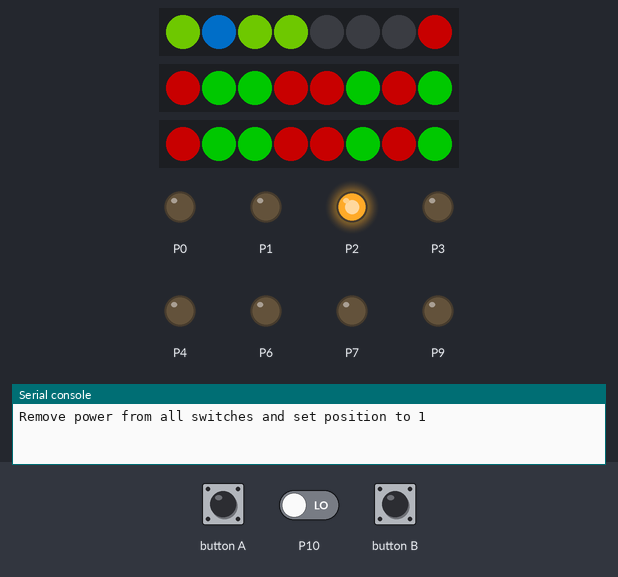
This program was run on a simulated BBC micro:bit running MicroPython. On the bench: 3 × 8 RGB LEDs in strip order, left to right, output pins drawn as LEDs (lit = HIGH), the last lines printed to the serial console. Dashed ring = blinking. The test bench sets the inputs (shaded band); at power-on: P10 LOW. Dim RGB values are drawn brighter than linear; random numbers come from a fixed seed.

Above: at 3.5 s.
3.6 s: button B pressed for 1 s
At 5.0 s:
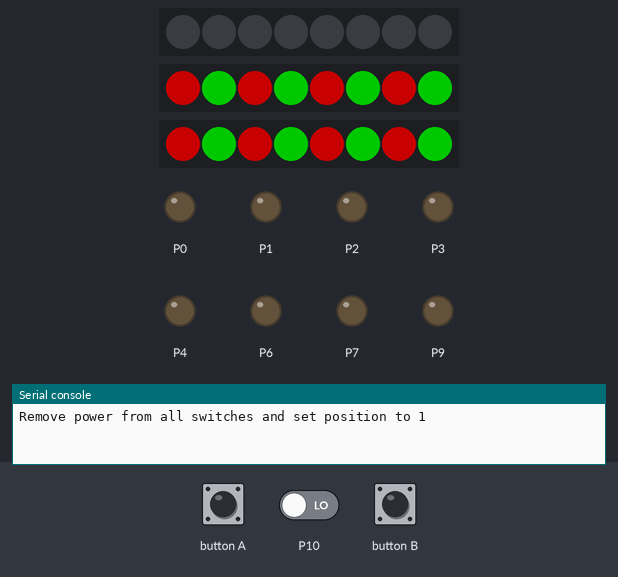
6.1 s: button B pressed for 3.2 s
At 10.2 s:
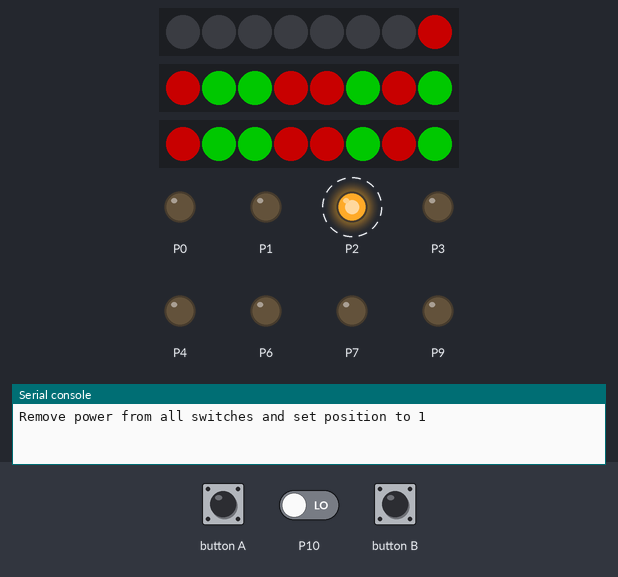
12.6 s: button A pressed for 1 s
At 14.2 s:
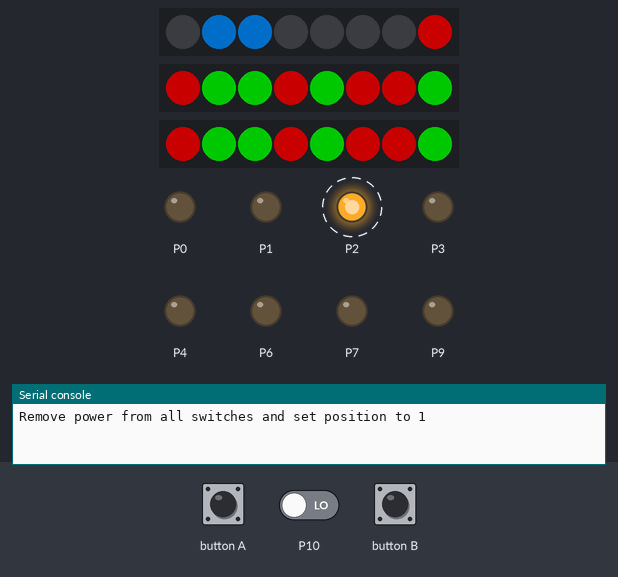
17.2 s: button B pressed for 1 s
At 19.6 s:
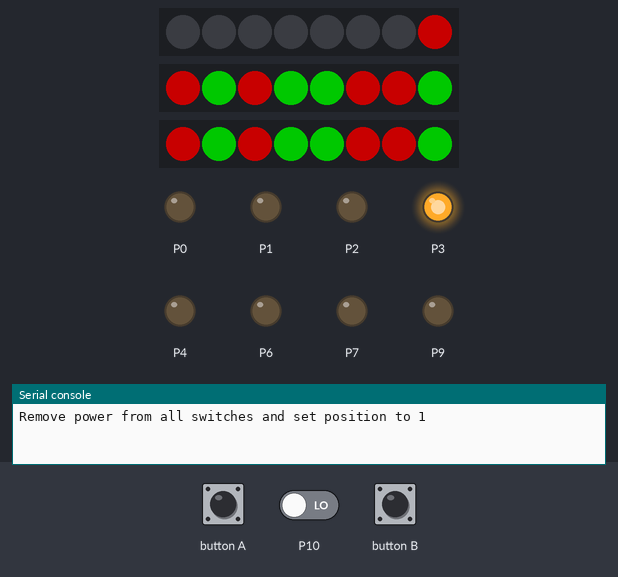
19.7 s: button A pressed for 3.2 s
At 20.7 s:
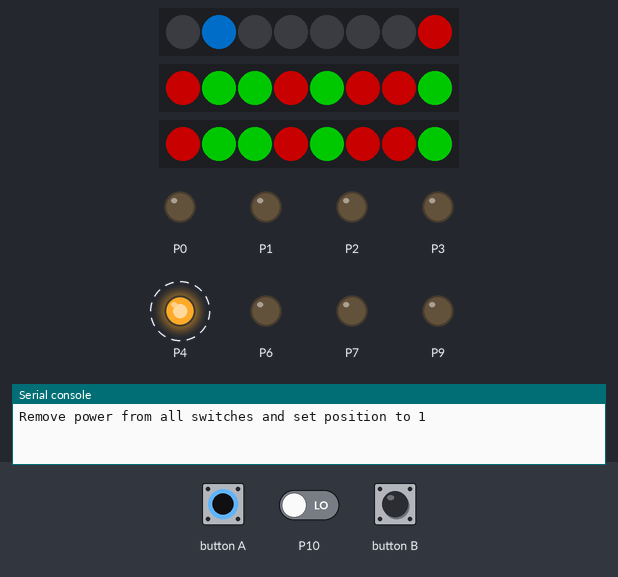
24.4 s: button A driven LOW and button B driven LOW
At 25.9 s:
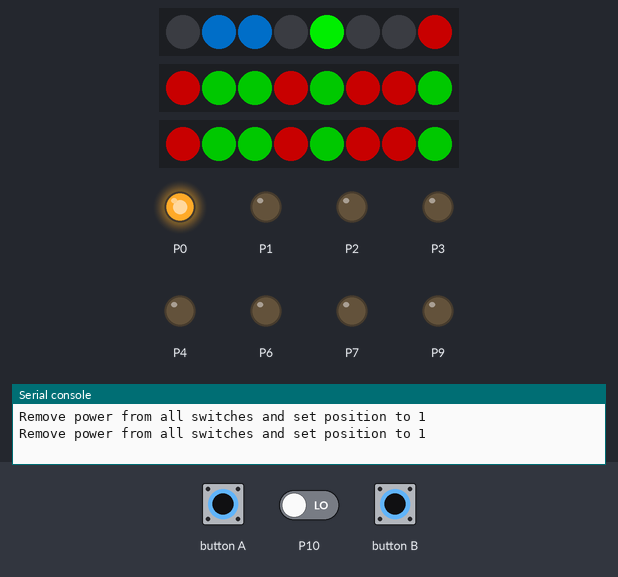
Timing chart, 0 to 29.0 s (numbered marks = the images above; inputs shaded):
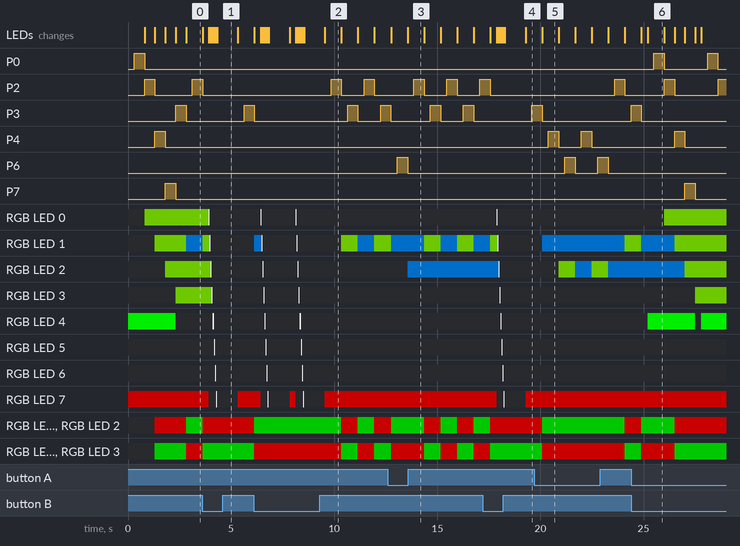

Measured:
- after the input at 12.6 s, P6: LOW → HIGH after 0.46 s, → LOW 0.50 s later
- after the input at 19.7 s, P4: alternates HIGH for 0.50 s and LOW for 1.1 s, starting after 0.68 s; P6: alternates HIGH for 0.50 s and LOW for 1.1 s, starting after 1.5 s
- after the input at 24.4 s, P0: alternates HIGH for 0.50 s and LOW for 2.1 s, starting after 1.1 s; P4: LOW → HIGH after 2.1 s, → LOW 0.50 s later; P7: LOW → HIGH after 2.6 s, → LOW 0.50 s later
- by itself, P2: alternates HIGH for 0.50 s and LOW for 1.1 s
- what the display in image 2 shows lasts 0.8 s, from 9.5 s to 10.3 s

The program:

microbitRailroadSwitchController.py
```python
import neopixel
from microbit import display
from microbit import pin0
from microbit import pin1
from microbit import pin2
from microbit import pin3
from microbit import pin4
from microbit import pin5
from microbit import pin6
from microbit import pin7
from microbit import pin8
from microbit import pin9
from microbit import pin10
from microbit import pin11
from microbit import pin12
from microbit import pin16
from microbit import sleep
from random import randint

# Reuse GPIO pins P3, P4, P6, P7, P9, P10 as Digital by
# uncouple the pins from the LED matrix
display.off()
randomMode = False
np8 = neopixel.NeoPixel(pin8,8)
np12 = neopixel.NeoPixel(pin12,8)
np16 = neopixel.NeoPixel(pin16,8)

# LED's above buttons
def panelLEDs(pix, col):
    np16[pix] = (col)
    np16.show()

# LED's next to switches on pin8
def signalPoleLEDs1(pix, col):
    np8[pix] = (col)
    np8.show()

# LED's next to switches on pin12
def signalPoleLEDs2(pix, col):
    np12[pix] = (col)
    np12.show()

# Power LED ON
panelLEDs(7,(100,0,0))

def setBeginState():
    # Reset LED ON
    panelLEDs(4,(0,200,0))
    global randomMode
    global switch1Pos, switch2Pos, switch3Pos, switch4Pos
    switch1Pos = 2
    switch2Pos = 2
    switch3Pos = 2
    switch4Pos = 2
    randomMode = False
    # Remove power from all switches
    removePowerFromSwitches()
    print('Remove power from all switches and set position to 1')
    sleep(300)
    # Set all switches in start position 1
    flipSwitch(1)
    flipSwitch(2)
    flipSwitch(3)
    flipSwitch(4)
    randomMode = False
    # Reset LED off
    panelLEDs(4,(0,0,0))

# Power off all switch coins
def removePowerFromSwitches():
    pin0.write_digital(0)  # switch 1, coin 1
    pin1.write_digital(0)  # switch 1, coin 2
    pin2.write_digital(0)  # switch 2, coin 1
    pin3.write_digital(0)  # switch 2, coin 2
    pin4.write_digital(0)  # switch 3, coin 1
    pin6.write_digital(0)  # switch 3, coin 2
    pin7.write_digital(0)  # switch 4, coin 1
    pin9.write_digital(0)  # switch 4, coin 2

# Read binary representation of the 10 to 4 line encoder (74HCT147)
# We use it as 8 to 3 encoder
# On the encoder inputs I1..I8 we have 8 buttons
# The encoder outputs Y0, Y1 and Y2 are connected to pin5, pin10 and pin11
def readButtonsStateAsBinaryAndConvertToDecimal():
    decimal = 0
    if pin5.read_digital(): decimal = 1
    if pin10.read_digital(): decimal = decimal + 2
    if pin11.read_digital(): decimal = decimal + 4
    return 7 - decimal # encoder output is inverted
    # encoder has strange way of binary counting
    # but we do not use output 8 so commenting out
    # output = 7 - decimal
    # if output == 0:
    #    output = 8
    # return output

def flipSwitch(switch):
    global switch1Pos, switch2Pos, switch3Pos, switch4Pos
    if switch == 1:
        if switch1Pos == 1:
            pin1.write_digital(1)
            sleep(500)
            pin1.write_digital(0)
            switch1Pos = 2
            panelLEDs(0,(0,55,100))
            flipSignalPoleLEDs(0, 2)
        else:
            pin0.write_digital(1)
            sleep(500)
            pin0.write_digital(0)
            switch1Pos = 1
            panelLEDs(0,(55,100,0))
            flipSignalPoleLEDs(0, 1)
    elif switch == 2:
        if switch2Pos == 1:
            pin3.write_digital(1)
            sleep(500)
            pin3.write_digital(0)
            switch2Pos = 2
            panelLEDs(1,(0,55,100))
            flipSignalPoleLEDs(2, 2)
        else:
            pin2.write_digital(1)
            sleep(500)
            pin2.write_digital(0)
            switch2Pos = 1
            panelLEDs(1,(55,100,0))
            flipSignalPoleLEDs(2, 1)
    elif switch == 3:
        if switch3Pos == 1:
            pin6.write_digital(1)
            sleep(500)
            pin6.write_digital(0)
            switch3Pos = 2
            panelLEDs(2,(0,55,100))
            flipSignalPoleLEDs(4, 2)
        else:
            pin4.write_digital(1)
            sleep(500)
            pin4.write_digital(0)
            switch3Pos = 1
            panelLEDs(2,(55,100,0))
            flipSignalPoleLEDs(4, 1)
    elif switch == 4:
        if switch4Pos == 1:
            pin9.write_digital(1)
            sleep(500)
            pin9.write_digital(0)
            switch4Pos = 2
            panelLEDs(3,(0,55,100))
            flipSignalPoleLEDs(6, 2)
        else:
            pin7.write_digital(1)
            sleep(500)
            pin7.write_digital(0)
            switch4Pos = 1
            panelLEDs(3,(55,100,0))
            flipSignalPoleLEDs(6, 1)

def flipSignalPoleLEDs(pix, position):
    if position == 1:
        signalPoleLEDs1(pix,(100,0,0))
        signalPoleLEDs1(pix+1,(0,100,0))
        signalPoleLEDs2(pix,(100,0,0))
        signalPoleLEDs2(pix+1,(0,100,0))
    else:
        signalPoleLEDs1(pix,(0,100,0))
        signalPoleLEDs1(pix+1,(100,0,0))
        signalPoleLEDs2(pix,(0,100,0))
        signalPoleLEDs2(pix+1,(100,0,0))

setBeginState()
while True:
    buttonPressed = readButtonsStateAsBinaryAndConvertToDecimal()
    # Button 1 pressed, flip switch 1
    if buttonPressed == 1: flipSwitch(1)
    # Button 2 pressed, flip switch 2
    if buttonPressed == 2: flipSwitch(2)
    # Button 3 pressed, flip switch 3
    if buttonPressed == 3: flipSwitch(3)
    # Button 4 pressed, flip switch 4
    if buttonPressed == 4: flipSwitch(4)
    if buttonPressed == 5:
        if randomMode:
            # Button 5 pressed, random mode OFF
            randomMode = False
            panelLEDs(6,(0,0,0))
            #print('Button 5 pressed, random mode OFF')
        else:
            # Button 5 pressed, random mode ON
            g = randint(0,100)
            r = randint(0,100)
            b = randint(0,100)
            randomMode = True
            panelLEDs(6,(g,r,b))
            #print('Button 5 pressed, random mode ON')
    if buttonPressed == 6:
        # Button 6 pressed, nothing happens except for LED fun
        panelLEDs(7,(0,0,0))
        for i in range(0, 8):
            panelLEDs(i,(200,200,200))
            sleep(50)
            panelLEDs(i,(0,0,0))
        sleep(1000)
        panelLEDs(7,(100,0,0))
    if buttonPressed == 7:
        # Button 7 pressed, reset
        setBeginState()
    if randomMode:
        random = randint(0, 100)
        if random == 0:
            randomSwitch = randint(1,4)
            # Random mode is flipping over switch 'randomSwitch'
            flipSwitch(randomSwitch)
    sleep(300)
```
